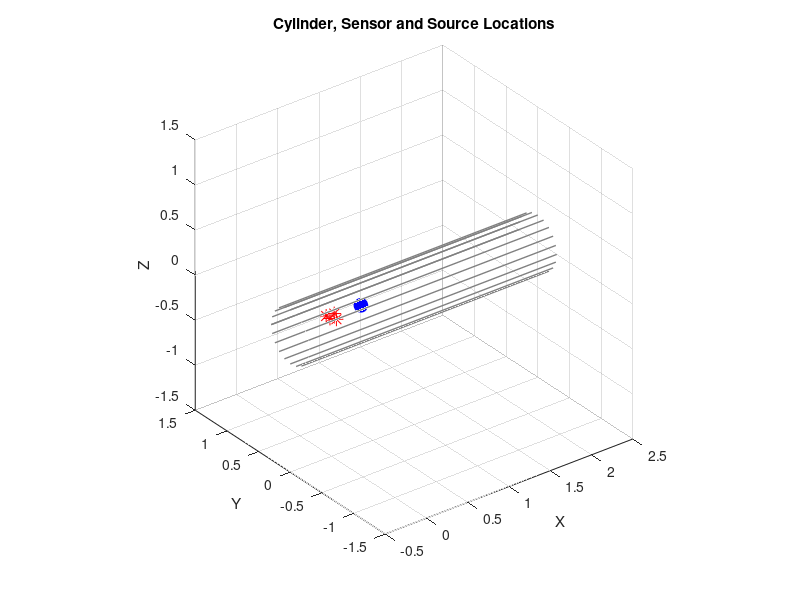
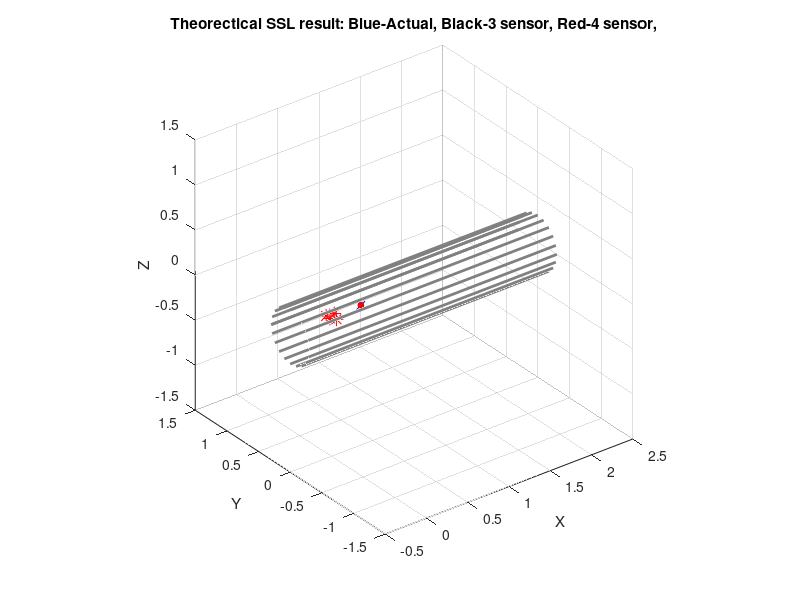

MATLAB code for these plots, in order: (Note: this script raises an error after producing the figures.)
%2024-06-25
% Pi Rendong
% 4 Mic SSL robot
% Microphone array Realtime

clc
clear all
close all


%%%%%%%%%%%%System Setup%%%%%%%%%%%%
%%%%%%%%%%%%Theorectical Localization Result%%%%%%%


% Define the cylinder dimensions
cylinder_radius = 0.3;
cylinder_length = 3;

% Create the cylinder vertices
[cylinder_y, cylinder_z, cylinder_x] = cylinder(cylinder_radius, 20);
cylinder_x = cylinder_x * cylinder_length - 0.5;
cylinder_y = cylinder_y + 0;
cylinder_z = cylinder_z + 0;

% Define the sensor point coordinates
% 4 mics (x1, x2, x3, x4) (y1, y2, y3, y4), (z1, z2, z3, z4)
sensor_x = [0.11, 0.02, 0.02,   0.06];
sensor_y = [0.10, 0.11, 0.05, 0];
sensor_z = [0 0 0 0];

% Plot the cylinder and sensor points
figure;
plot3(cylinder_x, cylinder_y, cylinder_z, '-', 'LineWidth', 1,'color', [0.5 0.5 0.5]);
hold on;
plot3(sensor_x, sensor_y, sensor_z, 'r*', 'MarkerSize', 10);
axis equal;
xlabel('X');
ylabel('Y');
zlabel('Z');
title('Cylinder, Sensor and Source Locations');
grid on;
view(3); % Set the view to 3D


% Define the sound source position
sound_source_x =0.41;
sound_source_y = 0.07;
sound_source_z = 0;
plot3(sound_source_x, sound_source_y, sound_source_z, 'bo', 'MarkerSize', 10, 'MarkerFaceColor', 'b');


% Calculate the distances from the sound source to the receivers
distances = zeros(1, 4);
for i = 1:4
    distances(i) = sqrt((sound_source_x - sensor_x(i))^2 + (sound_source_y - sensor_y(i))^2 + (sound_source_z - sensor_z(i))^2);
end

% Calculate the arrival time differences
sound_speed = 343; % speed of sound in m/s
arrival_time = distances / sound_speed;
disp(['Arrival Time to Sensor 1 : (', num2str(arrival_time(1)*1000) ') ms']);
disp(['Arrival Time to Sensor 2 : (', num2str(arrival_time(2)*1000) ') ms']);
disp(['Arrival Time to Sensor 3 : (', num2str(arrival_time(3)*1000) ') ms']);
disp(['Arrival Time to Sensor 4 : (', num2str(arrival_time(4)*1000) ') ms']);



%%%%%%%%%%%%%%%%%%%%%%%%%%%%%%%%%%%%%%%
%%%2D plane Triangulation SSL%%%%%%%%%

%#1， 3 sensor triangulation localization in x and y plane, neglect z height
xs_true=sound_source_x;
ys_true=sound_source_y;

% Speed of sound
v = 343; % m/s, replace with the actual value

% Sensor positions
sensor1 = [sensor_x(1), sensor_y(1)];
sensor2 = [sensor_x(2), sensor_y(2)];
sensor3 = [sensor_x(3), sensor_y(3)];
% Sound source position
source = [xs_true, ys_true];

% Calculate distances
distance1 = norm(source - sensor1);
distance2 = norm(source - sensor2);
distance3 = norm(source - sensor3);

% Calculate time delays
delay1 = distance1 / v;
delay2 = distance2 / v;
delay3 = distance3 / v;

% Display time delays
% Nelget z-axis height difference
disp(['Time Delay between Sensor 1 and Sound Source: ', num2str(delay1*1000), ' milliseconds']);
disp(['Time Delay between Sensor 2 and Sound Source: ', num2str(delay2*1000), ' milliseconds']);
disp(['Time Delay between Sensor 3 and Sound Source: ', num2str(delay3*1000), ' milliseconds']);


disp(['Time Delay between Sensor 1 and Sensor 2: ', num2str((delay1-delay2)*1000), ' milliseconds']);
disp(['Time Delay between Sensor 2 and Sensor 3: ', num2str((delay2-delay3)*1000), ' milliseconds']);

min_samp_rate_req=1/min(delay1-delay2, delay1-delay2);
disp(['Minium sampling rate required ', num2str(min_samp_rate_req), 'Hz']);



% Known values
x1 = sensor_x(1); % Replace with the actual value
y1 = sensor_y(1); % Replace with the actual value
x2 = sensor_x(2); % Replace with the actual value
y2 = sensor_y(2); % Replace with the actual value
x3 = sensor_x(3); % Replace with the actual value
y3 = sensor_y(3); % Replace with the actual value

%z1=delay1-delay2;
%z2=delay2-delay3;

z1 = (sqrt((xs_true - x1)^2 + (ys_true - y1)^2) - sqrt((xs_true - x2)^2 + (ys_true - y2)^2))/v ;% Replace with the actual value
z2 = (sqrt((xs_true - x2)^2 + (ys_true - y2)^2) - sqrt((xs_true - x3)^2 + (ys_true - y3)^2))/v ;% Replace with the actual value

% Define the system of equations
eqn1 = @(xs, ys) sqrt((xs - x1)^2 + (ys - y1)^2) - sqrt((xs - x2)^2 + (ys - y2)^2) - z1 * v;
eqn2 = @(xs, ys) sqrt((xs - x2)^2 + (ys - y2)^2) - sqrt((xs - x3)^2 + (ys - y3)^2) - z2 * v;

% Solve the system of equations
equations = @(vars) [eqn1(vars(1), vars(2)); eqn2(vars(1), vars(2))];
initialGuess = [0; 0]; % Initial guess for (xs, ys)
estimatedCoordinates = fsolve(equations, initialGuess);

% Extract xs and ys
xs_3sensorXY = estimatedCoordinates(1);
ys_3sensorXY = estimatedCoordinates(2);

% Display the estimated coordinates
disp(['Method 1: 3 sensor triangulation localization in x and y plane, neglect z height']);
disp(['Estimated Coordinates (xs_3sensorXY, ys_3sensorXY): (', num2str(xs_3sensorXY), ', ', num2str(ys_3sensorXY), ')']);

disp(['Actual Coordinates (xs_true, ys_true): (', num2str(xs_true), ', ', num2str(ys_true), ')']);



%Method #2， 5 sensor triangulation localization in x and y plane, neglect z height

%%%Change to array sensors%%%
% Known values
x1 = sensor_x(1); % Replace with the actual value
y1 = sensor_y(1); % Replace with the actual value
x2 = sensor_x(2); % Replace with the actual value
y2 = sensor_y(2); % Replace with the actual value
x3 = sensor_x(3); % Replace with the actual value
y3 = sensor_y(3); % Replace with the actual value
x4 = sensor_x(4); % Replace with the actual value
y4 = sensor_y(4); % Replace with the actual value



z1 = (sqrt((xs_true - x1)^2 + (ys_true - y1)^2) - sqrt((xs_true - x2)^2 + (ys_true - y2)^2))/v; % Replace with the actual value
z2 = (sqrt((xs_true - x2)^2 + (ys_true - y2)^2) - sqrt((xs_true - x3)^2 + (ys_true - y3)^2))/v; % Replace with the actual value
z3 = (sqrt((xs_true - x3)^2 + (ys_true - y3)^2) - sqrt((xs_true - x4)^2 + (ys_true - y4)^2))/v; % Replace with the actual value


% Define the system of equations
equations = @(vars) [
    sqrt((vars(1) - x1)^2 + (vars(2) - y1)^2) - sqrt((vars(1) - x2)^2 + (vars(2) - y2)^2) - z1 * v;
    sqrt((vars(1) - x2)^2 + (vars(2) - y2)^2) - sqrt((vars(1) - x3)^2 + (vars(2) - y3)^2) - z2 * v;
    sqrt((vars(1) - x3)^2 + (vars(2) - y3)^2) - sqrt((vars(1) - x4)^2 + (vars(2) - y4)^2) - z3 * v;
    ];

% Solve the system of equations using least squares
initialGuess = [0; 0]; % Initial guess for (xs, ys)
estimatedCoordinates = lsqnonlin(equations, initialGuess);

% Extract xs and ys
xs_4sensorXY = estimatedCoordinates(1);
ys_4sensorXY = estimatedCoordinates(2);

% Display the estimated coordinates
disp(['Estimated Coordinates (xs_4sensorXY, ys_4sensorXY): (', num2str(xs_4sensorXY), ', ', num2str(ys_4sensorXY), ')']);
disp(['Actual Coordinates (xs_true, ys_true): (', num2str(xs_true), ', ', num2str(ys_true), ')']);

%Plot localization result
figure
plot3(cylinder_x, cylinder_y, cylinder_z, '-', 'LineWidth', 2,'color', [0.5 0.5 0.5]);
hold on;
plot3(sensor_x, sensor_y, sensor_z, 'r*', 'MarkerSize', 10);
axis equal;
xlabel('X');
ylabel('Y');
zlabel('Z');
title('Theorectical SSL result: Blue-Actual, Black-3 sensor, Red-4 sensor,');
grid on;
view(3); % Set the view to 3D

plot3(sound_source_x, sound_source_y, sound_source_z, 'bx', 'MarkerSize', 6, 'MarkerFaceColor', 'b');
plot3(xs_3sensorXY, ys_3sensorXY, 0 ,'ko', 'MarkerSize', 4, 'MarkerFaceColor', 'k');
plot3(xs_4sensorXY, ys_4sensorXY, 0 ,'ro', 'MarkerSize', 4, 'MarkerFaceColor', 'r');






%% - <> PARAMETERS <> -
% operating system
% 1 - macOS
% 2 - windows
inxOS = 2;

% switch real-time recording. [boolean]
booRT = 0;

% channel number
nMic = 4 ;
% bit-depth
nBit = 16;
% sample rate [Hz]
fs = 48000 ;
% time resolution [sec]
td = 1/fs;

% [NOTE] One second period is recommended.
% individual frame size in number
nFrame = 1;
szFrame = nFrame*fs;
% total frame size in seconds
tt = (szFrame-1)*td;

% [MONITOR]
fprintf('\n# PARAMETER #\n')
fprintf('> Sample frequency: %.2f kHz\n',fs/1e3)
fprintf('> Frame/Buffer size: 2^%i = %i\n',log2(szFrame),szFrame)
fprintf('> Sample length: %.2f sec\n',tt)

%% - <> RECORDING & SAVE DATA <> -
duration = 3; % [sec]
nSample = 1;

[aryData,colTime] = ...
    get_audioData_store(inxOS,fs,szFrame,nMic,nBit,nSample,duration);


%s1-s4 record time domain signals
s1 = aryData(:,1);
s2 = aryData(:,2);
s3 = aryData(:,3);%
s4 = aryData(:,4);%

p(1,:) = s1'; % Store sound pressure for ith microphone
p(2,:) = s2'; % Store sound pressure for ith microphone
p(3,:) = s3'; % Store sound pressure for ith microphone
p(4,:) = s4'; % Store sound pressure for ith microphone

t=colTime;
delta_t=colTime(2)-colTime(1);%time step
fs=1/delta_t %virtual sampling rate
N=length(t);
%frequencies = (0:(N/2))*(fs/N); % Frequency vector

N_channel=4; %Number of evaluation points

for ii = 1:N_channel
    Data_fft(:,ii) = abs(fft(aryData(:,ii)));
end


N_mic=4;%Number of mics
% Plot sound pressure signals
figure;
t_axis = t;
for ii = 1:N_mic
    subplot(N_mic, 1, ii);
    plot(t_axis, p(ii,:)); xlim([0 max(t)]);
    %    ii_pos=-(N_mic-1)*d_mic/2+(ii-1)*d_mic;%position of i-th mic
    %    title(sprintf('Microphone %d , Position %s m', ii, num2str(ii_pos)))
    ylabel('Pressure')
end
xlabel('Time (s)');
sgtitle('Sound pressure signals at microphone array');

figure;
% Plot frequency spectra
for i = 1:N_mic
    P_i = fft(p(i,:), [], 2); % Fourier transform of sound pressure signal
    f_axis = linspace(0, fs/2, length(P_i)/2+1); % Frequency axis
    P_i = P_i(1:length(P_i)/2+1); % Keep positive frequencies
    subplot(4, 1, i);
    plot(f_axis, 10*log10(abs(P_i))); xlim([0 fs/2]);

    %    ii_pos=-(N_mic-1)*d_mic/2+(i-1)*d_mic;%position of i-th mic
    %    title(sprintf('Microphone %d , Position %s m', i, num2str(ii_pos)))
    ylabel('Sound Pressure Level')

end
xlabel('Frequency (Hz)');
sgtitle('Frequency spectra from microphone array');


%%%%100-10000 Hz
figure;
% Plot frequency spectra
for i = 1:N_mic
    P_i = fft(p(i,:), [], 2); % Fourier transform of sound pressure signal
    f_axis = linspace(0, fs/2, length(P_i)/2+1); % Frequency axis
    P_i = P_i(1:length(P_i)/2+1); % Keep positive frequencies
    subplot(4, 1, i);
    plot(f_axis, 10*log10(abs(P_i))); xlim([100 10000]);

    %    ii_pos=-(N_mic-1)*d_mic/2+(i-1)*d_mic;%position of i-th mic
    %    title(sprintf('Microphone %d , Position %s m', i, num2str(ii_pos)))
    ylabel('Sound Pressure Level')

end
xlabel('Frequency (Hz)');
sgtitle('Frequency spectra from microphone array');





%%%%%%%%%%%%%%%%%%%%%%%%%%%%%%%%%%%%
%%%%%%%Real-time collected data%%%%%%
%%%%%%Mic Array Coordinate%%%%%%%%%%

% Get audio data
channel1 = s1;
channel2 = s2;
channel3 = s3;
channel4 = s4;


% Perform FFT analysis
nfft = N; % Number of points for FFT analysis
f = fs*(0:(nfft/2))/nfft; % Frequency vector


Y1 = fft(channel1, nfft); % FFT of microphone 1
Y2 = fft(channel2, nfft); % FFT of microphone 2
Y3 = fft(channel3, nfft); % FFT of microphone 3
Y4 = fft(channel4, nfft); % FFT of microphone 4

P1 = abs(Y1/nfft); % Single-sided amplitude spectrum of microphone 1
P2 = abs(Y2/nfft); % Single-sided amplitude spectrum of microphone 2
P3 = abs(Y3/nfft); % Single-sided amplitude spectrum of microphone 1
P4 = abs(Y4/nfft); % Single-sided amplitude spectrum of microphone 2



% Compute cross-correlation
[correlation1, lags1] = xcorr(channel1, channel2);
[correlation2, lags2] = xcorr(channel2, channel3);
[correlation3, lags3] = xcorr(channel3, channel4);

% Find max correlation and corresponding lag
[maxCorr1, idx1] = max(correlation1);
[maxCorr2, idx2] = max(correlation2);
[maxCorr3, idx3] = max(correlation3);
lag1 = lags1(idx1);
lag2 = lags2(idx2);
lag3 = lags3(idx3);

% Calculate TDOA (in seconds)
tdoa1 = lag1 / fs;
tdoa2 = lag2 / fs;
tdoa3 = lag3 / fs;

z1=tdoa1;
z2=tdoa2;
z3=tdoa3;





% Display Measured time delays
% Nelget z-axis height difference

disp(['Time Delay between Sensor 1 and Sensor 2: ', num2str((tdoa1)*1000), ' milliseconds']);
disp(['Time Delay between Sensor 2 and Sensor 3: ', num2str((tdoa2)*1000), ' milliseconds']);
disp(['Time Delay between Sensor 3 and Sensor 4: ', num2str((tdoa3)*1000), ' milliseconds']);



%%Three sensor, 2 TDOA%%%

% Define the system of equations
eqn1 = @(xs, ys) sqrt((xs - x1)^2 + (ys - y1)^2) - sqrt((xs - x2)^2 + (ys - y2)^2) - z1 * v;
eqn2 = @(xs, ys) sqrt((xs - x2)^2 + (ys - y2)^2) - sqrt((xs - x3)^2 + (ys - y3)^2) - z2 * v;

% Solve the system of equations
equations = @(vars) [eqn1(vars(1), vars(2)); eqn2(vars(1), vars(2))];
initialGuess = [0; 0]; % Initial guess for (xs, ys)
estimatedCoordinates = fsolve(equations, initialGuess);

% Extract xs and ys
xs_3sensorXY = estimatedCoordinates(1);
ys_3sensorXY = estimatedCoordinates(2);

% Display the estimated coordinates
disp(['Me fdsathod 1: 3 sensor triangulation localization in x and y plane, neglect z height']);
disp(['Experimental Estimated Coordinates (xs_3sensorXY, ys_3sensorXY): (', num2str(xs_3sensorXY), ', ', num2str(ys_3sensorXY), ')']);

disp(['Actual Coordinates (xs_true, ys_true): (', num2str(xs_true), ', ', num2str(ys_true), ')']);



%Method #2， 5 sensor triangulation localization in x and y plane, neglect z height


% Define the system of equations
equations = @(vars) [
    sqrt((vars(1) - x1)^2 + (vars(2) - y1)^2) - sqrt((vars(1) - x2)^2 + (vars(2) - y2)^2) - z1 * v;
    sqrt((vars(1) - x2)^2 + (vars(2) - y2)^2) - sqrt((vars(1) - x3)^2 + (vars(2) - y3)^2) - z2 * v;
    sqrt((vars(1) - x3)^2 + (vars(2) - y3)^2) - sqrt((vars(1) - x4)^2 + (vars(2) - y4)^2) - z3 * v;
    ];

% Solve the system of equations using least squares
initialGuess = [0; 0]; % Initial guess for (xs, ys)
estimatedCoordinates = lsqnonlin(equations, initialGuess);

% Extract xs and ys
xs_4sensorXY = estimatedCoordinates(1);
ys_4sensorXY = estimatedCoordinates(2);

% Display the estimated coordinates
disp(['Experimental Estimated Coordinates (xs_4sensorXY, ys_4sensorXY): (', num2str(xs_4sensorXY), ', ', num2str(ys_4sensorXY), ')']);
disp(['Actual Coordinates (xs_true, ys_true): (', num2str(xs_true), ', ', num2str(ys_true), ')']);

%Plot localization result
figure
plot3(cylinder_x, cylinder_y, cylinder_z, '-', 'LineWidth', 2,'color', [0.5 0.5 0.5]);
hold on;
plot3(sensor_x, sensor_y, sensor_z, 'r*', 'MarkerSize', 10);
axis equal;
xlabel('X');
ylabel('Y');
zlabel('Z');
title('Experimental SSL result: Blue-Actual, Black-3 sensor, Red-4 sensor,');
grid on;
view(3); % Set the view to 3D

plot3(sound_source_x, sound_source_y, sound_source_z, 'bx', 'MarkerSize', 6, 'MarkerFaceColor', 'b');
plot3(xs_3sensorXY, ys_3sensorXY, 0 ,'ko', 'MarkerSize', 4, 'MarkerFaceColor', 'k');
plot3(xs_4sensorXY, ys_4sensorXY, 0 ,'ro', 'MarkerSize', 4, 'MarkerFaceColor', 'r');








